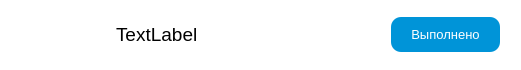
<?xml version="1.0" encoding="UTF-8"?>
<ui version="4.0">
 <class>Form</class>
 <widget class="QWidget" name="Form">
  <property name="geometry">
   <rect>
    <x>0</x>
    <y>0</y>
    <width>521</width>
    <height>70</height>
   </rect>
  </property>
  <property name="sizePolicy">
   <sizepolicy hsizetype="Preferred" vsizetype="Preferred">
    <horstretch>0</horstretch>
    <verstretch>0</verstretch>
   </sizepolicy>
  </property>
  <property name="minimumSize">
   <size>
    <width>0</width>
    <height>70</height>
   </size>
  </property>
  <property name="maximumSize">
   <size>
    <width>16777215</width>
    <height>70</height>
   </size>
  </property>
  <property name="windowTitle">
   <string>Form</string>
  </property>
  <property name="styleSheet">
   <string notr="true">

   background: white;
    border: none;
    border-radius: 10px;
    padding: 10px 20px;
</string>
  </property>
  <layout class="QVBoxLayout" name="verticalLayout_2">
   <item>
    <layout class="QHBoxLayout" name="horizontalLayout">
     <property name="rightMargin">
      <number>10</number>
     </property>
     <item>
      <spacer name="horizontalSpacer_2">
       <property name="orientation">
        <enum>Qt::Horizontal</enum>
       </property>
       <property name="sizeType">
        <enum>QSizePolicy::Fixed</enum>
       </property>
       <property name="sizeHint" stdset="0">
        <size>
         <width>80</width>
         <height>20</height>
        </size>
       </property>
      </spacer>
     </item>
     <item alignment="Qt::AlignHCenter">
      <widget class="QLabel" name="task">
       <property name="font">
        <font>
         <family>Arial</family>
         <pointsize>14</pointsize>
        </font>
       </property>
       <property name="text">
        <string>TextLabel</string>
       </property>
      </widget>
     </item>
     <item>
      <spacer name="horizontalSpacer">
       <property name="orientation">
        <enum>Qt::Horizontal</enum>
       </property>
       <property name="sizeHint" stdset="0">
        <size>
         <width>40</width>
         <height>20</height>
        </size>
       </property>
      </spacer>
     </item>
     <item>
      <widget class="QPushButton" name="button">
       <property name="font">
        <font>
         <family>Arial</family>
         <pointsize>10</pointsize>
        </font>
       </property>
       <property name="styleSheet">
        <string notr="true">QPushButton {
    background: rgb(0, 148, 216);
    color: white;
    border: none;
    border-radius: 10px;
    padding: 10px 20px;
}
QPushButton:hover {
    background: rgb(0, 120, 190); /* Цвет при наведении */
}
QPushButton:pressed {
    background: rgb(0, 100, 160); /* Цвет при нажатии */
}</string>
       </property>
       <property name="text">
        <string>Выполнено</string>
       </property>
      </widget>
     </item>
    </layout>
   </item>
  </layout>
 </widget>
 <resources/>
 <connections/>
</ui>
